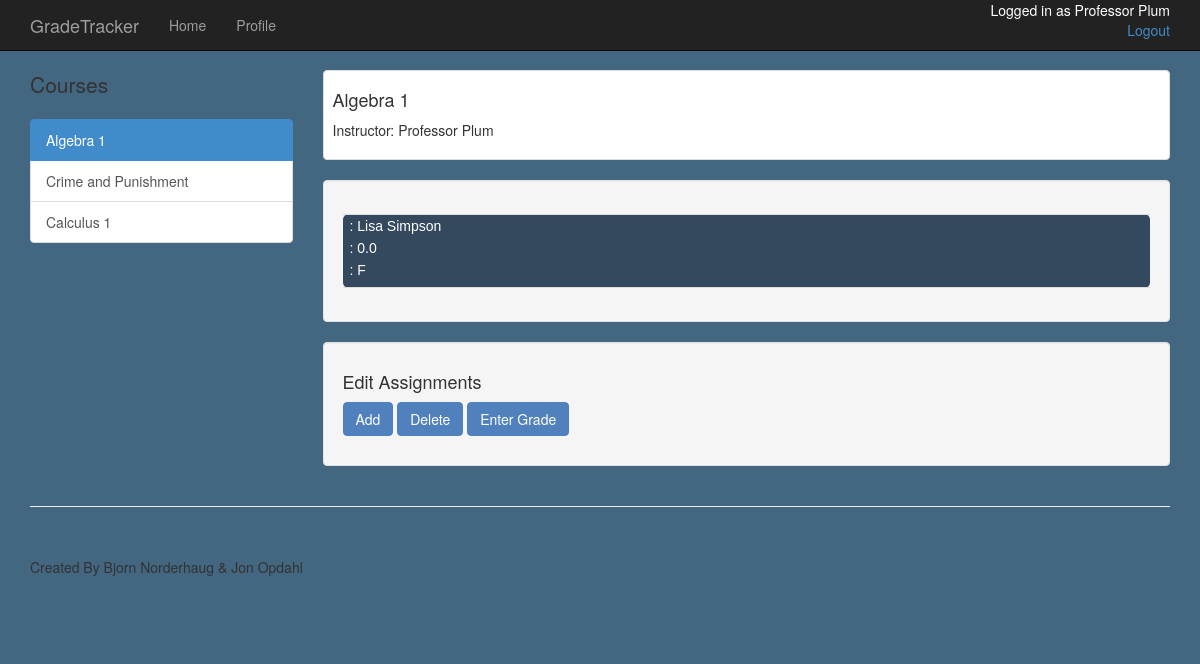
/admin/1/Algebra 1 (signed in), run on the app's committed database.
### app/models.py (models this page shows, shortened)
class Admin(db.Model):
	id = db.Column(db.String(8), primary_key=True)
	first_name = db.Column(db.String(50), index=True)
	last_name = db.Column(db.String(50), index=True)
	admin_pass = db.Column(db.String(50))
	position = db.Column(db.String(50))
	email = db.Column(db.String(120))
	begin = db.Column(db.String(5))
	end = db.Column(db.String(5))
	classes = db.relationship("Course", backref="teacher", lazy='dynamic')
	def __repr__(self):
		return (self.first_name + ' ' + self.last_name)

class Course(db.Model):
	course_num = db.Column(db.Integer, primary_key=True)
	name = db.Column(db.String(80), index=True, unique=True)
	admin_id = db.Column(db.String(8), db.ForeignKey('admin.id'))
	def __repr__(self):
		return self.name

class Student(db.Model):
	id = db.Column(db.String(8), primary_key=True)
	first_name = db.Column(db.String(50), index=True)
	last_name = db.Column(db.String(50), index=True)
	GPA = db.Column(db.Float)
	year = db.Column(db.Integer)
	total_credits = db.Column(db.Integer)
	student_pass = db.Column(db.String(50))
	classes = db.relationship('Classroom', backref='student')

class Classroom(db.Model):
	__tablename__ = 'classroom'
	student_id = db.Column(db.String(8), db.ForeignKey('student.id'), primary_key=True)
	course_name = db.Column(db.String(80), db.ForeignKey('course.name'), primary_key=True)
	overall_grade = db.Column(db.String(1))
	possible = db.Column(db.Integer, default=0)
	grade = db.Column(db.Float, default=0)
	total_points = db.Column(db.Integer, default=0)
	course = db.relationship("Course", backref="stud_ass")
	assignments = db.relationship("Assignment", backref='for_class')

### app/views.py (the view)
@app.route('/admin/<id>/<course_name>')
@login_required
def admin_classpage(id, course_name):
	user=current_user
	course=Course.query.filter_by(name=course_name).first()
	classrooms = course.stud_ass
	students=[]
	ids=[]
	for classroom in classrooms:
		ids.append(classroom.student_id)
	for id in ids:
		students.append(Student.query.filter_by(id=id).first())
	assignments =[]
	if classrooms !=[] and classrooms is not None:
		assignments = classrooms[0].assignments
	return render_template('classpageAdmin.html',
							students=students,
							course=course,
							user=user,
							classrooms=classrooms,
							assignments=assignments)

### app/views.py (called while the page is built)
@login_manager.user_loader
def load_user(id):
	user=Student.query.get(str(id))
	if user is None:
		user=Admin.query.get(str(id))
	return user

### app/templates/classpageAdmin.html (shortened to what this page needs)
{% extends "new.html" %}
{% block content %}
    <div class="container">
        <div class="row">
            <div class="col-md-3">
                <p class="lead"> Courses </p>
                <div class="list-group">
                	{% for c in user.classes %}
                	{% if c == course %}
                    <a href="/admin/{{user.id}}/{{c}}" class="list-group-item active">{{ c.name }}</a>
                    {% else %}
                    <a href="/admin/{{user.id}}/{{c}}" class="list-group-item ">{{ c.name }}</a>
                    {% endif %}
                    {% endfor %}
                </div>
            </div>
            <div class="col-md-9">
                <div class="thumbnail">
                    <div class="caption-full">
                        <h4>{{ course.name }}</h4>
                        <p> Instructor: {{ course.teacher }} </p>
                    </div>
                </div>
                <div class="well">
                    <div class="row">
                        <div class="col-md-12">
							<table class="rwd-table">
									{% for student in students %}
									<tr>
										<td> {{ student.first_name }} {{student.last_name}} </td>
										{% for c in student.classes %}
											{% if c.course_name == course.name %}
												<td> {{c.grade}} </td>
												<td> {{c.overall_grade}} </td>
											{% endif %}
										{% endfor %}
									</tr>
									{% endfor %}
							</table>
                        </div>
                    </div>
                </div>
                <div class="well">
                    <div class="row">
                    	<div class="col-md-12">
                    		<h4> Edit Assignments </h4>
                    		<p>
                    			<a class='btn btn-success'> Add </a>
                    			<a class='btn btn-success'> Delete </a>
                    			<a class='btn btn-success'> Enter Grade </a>
                    		</p>
                    	</div>
                    </div>
                </div>
            </div>
        </div>
    </div>
{% endblock %}

### app/templates/new.html (shortened to what this page needs)
<!DOCTYPE html>
<html>
<head>
    <link href="/static/css/bootstrap.min.css" rel="stylesheet">
    <link href="/static/css/shop-item.css" rel="stylesheet">
</head>
<body style="background-color: #436681">
    <nav class="navbar navbar-inverse navbar-fixed-top" role="navigation">
        <div class="container">
            <div class="navbar-header">
                <a class="navbar-brand" href="/home">GradeTracker</a>
            </div>
            <div class="collapse navbar-collapse" id="bs-example-navbar-collapse-1">
                <ul class="nav navbar-nav">
                    <li>
                        <a href="/home">Home</a>
                    </li>
                    <li>
                        <a href="{{ url_for('profile') }}">Profile</a>
                    </li>
                </ul>
                <p id="login_status" class="pull_right">Logged in as {{ user }} <br>
					<a href="{{url_for('logout')}}" class="pull-right"> Logout </a>
				</p>
            </div>
        </div>
    </nav>
    {% block content %}{% endblock %}
    <div class="container">
        <hr>
        <footer>
            <div class="row">
                <div class="col-lg-12">
                    <p>Created By Bjorn Norderhaug & Jon Opdahl</p>
                </div>
            </div>
        </footer>
    </div>
</body>
</html>

### app/static/css/shop-item.css (style rules this page uses)
body { padding-top: 70px; }
.thumbnail { padding: 0; }
.thumbnail .caption-full { padding: 9px; color: #333; }
footer { margin: 50px 0; }

### app/templates/new.html (style rules this page uses)
#login_status { float: right; color: white; height: inherit; }

### data on the page
Admin: first_name+last_name "Professor Plum", teacher "Professor Plum"
Course: name "Algebra 1"
Course: name "Crime and Punishment"
Course: name "Calculus 1"
Student: first_name "Lisa", last_name "Simpson"
Classroom: grade "0.0", overall_grade "F"
